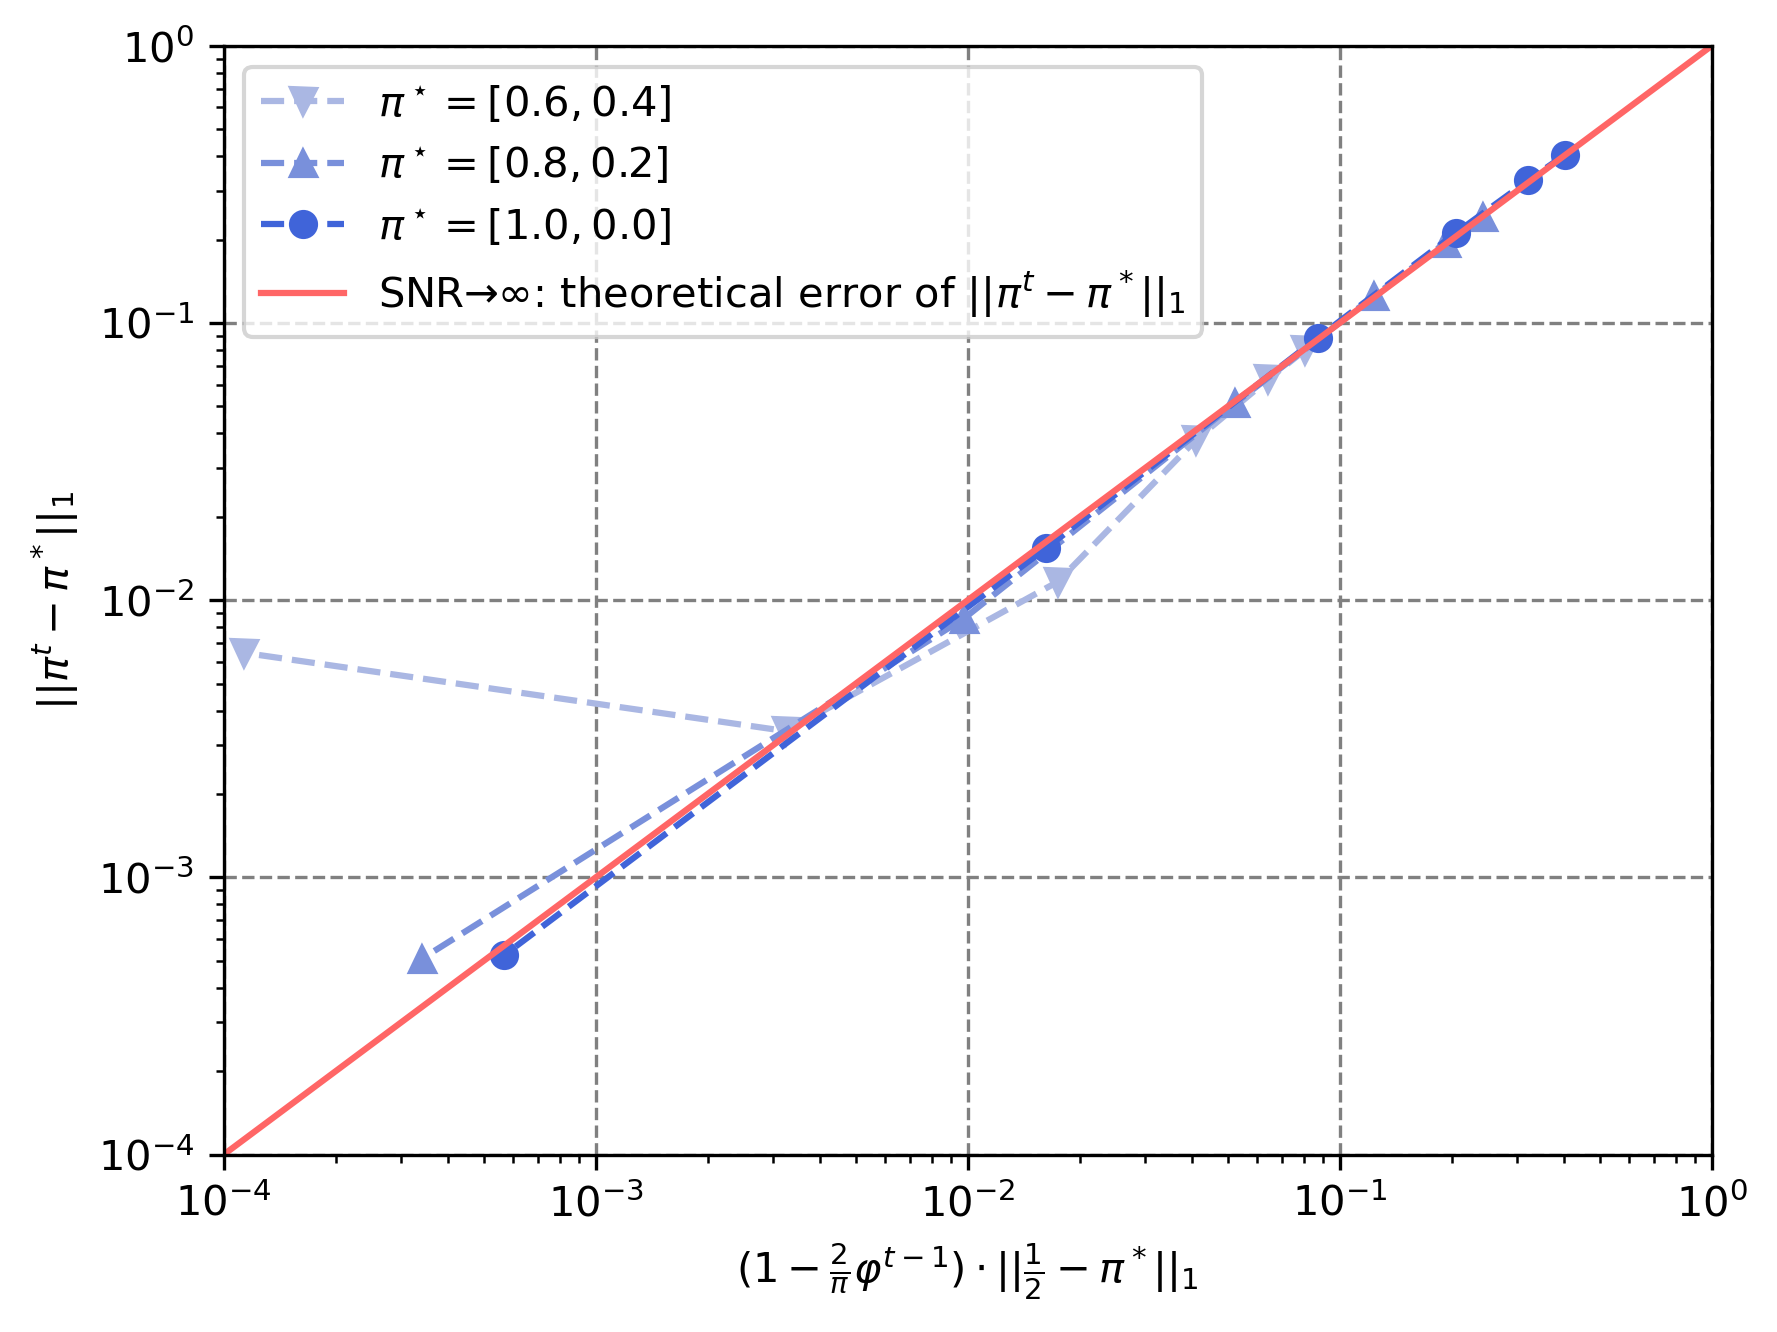

This figure's Python source:
from EM_update import generate_theta, generate_data, EM_update,\
    generate_theta2d, generate_pi,\
    justify_params, calc_error
""" import packages for visualization """
from typing import List, Tuple
import numpy as np
from numpy import sqrt, arccos, pi
from numpy import sin, cos, tan, arctan, log, mgrid, array
from numpy import linspace, meshgrid, vectorize
import matplotlib.pyplot as plt
## RGB color platte: https://www.rapidtables.com/web/color/RGB_Color.html
import warnings
warnings.filterwarnings('ignore')

def angle(vec1: List[float], vec2: List[float]):
    norm1, norm2 = np.linalg.norm(vec1), np.linalg.norm(vec2)
    return vec1.T@vec2 / (norm1*norm2)

def get_phi(theta: List[float], theta_star: List[float]):
    return pi/2 - arccos(abs(angle(theta, theta_star)))
    
def specify_theta(phi: float, theta_star: List[float], seed: int):
    d, e1 = len(theta_star), theta_star / np.linalg.norm(theta_star)
    theta0 = generate_theta(d, seed)
    theta0 -= (theta0.T @ e1)*e1
    theta0 /= np.linalg.norm(theta0)
    return sin(phi)*theta_star + cos(phi)*theta0

def run_experiment(pi_star: float
                   ) -> Tuple[List, List]:
    # generating data samples
    num_sample = 5000
    dimension = 50
    theta_star= generate_theta(dimension, seed_theta=100)
    theta_star /= np.linalg.norm(theta_star)
    norm_star, SNR = np.linalg.norm(theta_star), 1e8
    sigma = norm_star/SNR # almost no noise, SNR -> inf
    seed_data, seed_latent, seed_noise = 0, 0, 0
    X, Y = generate_data(num_sample, sigma,
                  seed_data, seed_latent, seed_noise,
                  theta_star, pi_star)
    # specify the initial phi for theta0
    phi0 = 0.3 # arctan(1.5)
    # EM trials with different initial theta0, pi0
    num_init = 50# 60
    T = 6 # number of iterations
    lists_phi, lists_pi = [], []
    f = lambda x: get_phi(x, theta_star)
    for i in range(num_init):
        seed, with_label = i + 345, (i == 0)
        theta0 = specify_theta(phi0, theta_star, seed)
        pi0 = generate_pi(seed)
        # EM update
        list_theta, list_pi = EM_update(X, Y, sigma, T,
                                        theta0,pi0)
        lists_phi.append(array(list(map(f, list_theta))))
        lists_pi.append(array(list_pi))
    return sum(lists_phi)/num_init, sum(lists_pi)/num_init
    
def show_theory():
    plt.plot(np.linspace(0.,1.,num=10+1), 
             np.linspace(0.,1.,num=10+1), color='#FF6666', 
             label=r'SNR$\to\infty$: theoretical error of $||\pi^t-\pi^*||_1$')
    
def save_plot():
    plt.xlim([pow(0.1, 4), 1])
    plt.ylim([pow(0.1, 4), 1])
    plt.xscale('log')
    plt.yscale('log')
    plt.xlabel(r'$(1-\frac{2}{\pi}\varphi^{t-1})\cdot||\frac{1}{2}-\pi^*||_1$')
    plt.ylabel(r'$||\pi^t-\pi^*||_1$')
    # plt.title(r'Superlinear Convergence Rate of $\theta^t$')
    plt.grid(color='gray', linestyle='dashed')
    plt.legend(loc='upper left')
    plt.savefig('mixingweight.png', bbox_inches='tight', dpi=300)
    plt.show()


if __name__ == "__main__":
    colors = ["#aab7e3", "#7990db", "#4064d9"]
    markers = ["v","^", "o"]
    for pi_star, c, m in list(zip(np.linspace(0.6, 1., num=3),colors,markers)):
        list_phi, list_pi = run_experiment(pi_star)
        plt.plot(np.abs((1/2-pi_star)*(1-list_phi[:-1]*2/pi)),
                 np.abs(list_pi[1:]-pi_star), "--", color=c, marker=m,
                 label=r"$\pi^\star=[{},{}]$"
                 .format(round(pi_star, 1), round(1.-pi_star,1)))
    show_theory()
    save_plot()